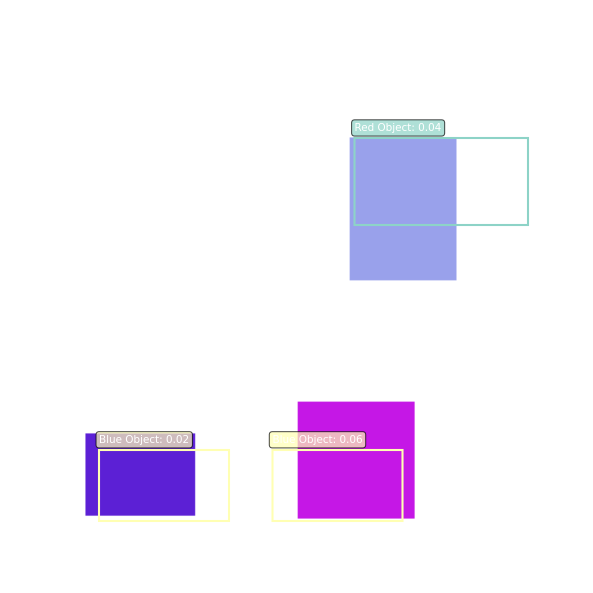
#> input picture session06/lecCode/RCNN/rcnn_detection.png, 1185 x 1185 px (shown at 1/2 size)
$ python 06C_fft_openCV.py --input ../../session06/lecCode/RCNN/rcnn_detection.png
#> lines starting #> are read from the running program, lines starting #| are printed output that depends on the picture
#!/usr/bin/env python3
# -*- coding: utf-8 -*-
"""
OpenCV DFT Demo (matches slide code):
- Part 1: DFT, centered magnitude (log) and phase visualizations
- Part 2: Ideal low-pass and notch-reject filtering in the frequency domain

Outputs (into ./figs):
  fft_mag.png, fft_phase.png, fft_lowpass.png, fft_notch.png
  (plus optional montage)

Usage:
  python opencv_dft_filters.py --input path/to/image.jpg --R 40 --notch "0,70,8" "0,-70,8" --montage
"""

import argparse, os
from pathlib import Path
import numpy as np
import cv2


def ensure_figs():
    outdir = Path("figs")
    outdir.mkdir(parents=True, exist_ok=True)
    return outdir


def read_gray(path: Path) -> np.ndarray:
    I0 = cv2.imread(str(path), cv2.IMREAD_GRAYSCALE)
    if I0 is None:
        raise FileNotFoundError(f"Could not read image: {path}")
    return I0


def optimal_pad_gray(I0: np.ndarray) -> np.ndarray:
    M = cv2.getOptimalDFTSize(I0.shape[0])
    N = cv2.getOptimalDFTSize(I0.shape[1])
    I = np.zeros((M, N), np.float32)
    I[: I0.shape[0], : I0.shape[1]] = I0
    return I


def forward_dft_centered(I: np.ndarray) -> np.ndarray:
    # I float32, single-channel -> complex 2-channel (real, imag)
    F = cv2.dft(I, flags=cv2.DFT_COMPLEX_OUTPUT)  # (M,N,2)
    Fshift = np.fft.fftshift(F, axes=(0, 1))  # center DC
    return Fshift


def mag_phase_visuals(Fshift: np.ndarray) -> tuple[np.ndarray, np.ndarray]:
    mag = cv2.magnitude(Fshift[..., 0], Fshift[..., 1])
    mag_log = np.log1p(mag)
    mag_vis = cv2.normalize(mag_log, None, 0, 255, cv2.NORM_MINMAX).astype(np.uint8)
    phase = np.arctan2(Fshift[..., 1], Fshift[..., 0])  # [-pi, pi]
    phase_vis = cv2.normalize(phase, None, 0, 255, cv2.NORM_MINMAX).astype(np.uint8)
    return mag_vis, phase_vis


def ideal_lowpass_mask(shape, R: int) -> np.ndarray:
    M, N = shape
    cy, cx = M // 2, N // 2
    yy, xx = np.ogrid[:M, :N]
    LP = ((yy - cy) ** 2 + (xx - cx) ** 2) <= (R * R)
    return LP.astype(np.float32)  # HxW (0/1)


def apply_mask_and_idft(
    Fshift: np.ndarray, mask_hw: np.ndarray, out_h: int, out_w: int
) -> np.ndarray:
    # Duplicate mask across (real, imag)
    M2 = np.dstack([mask_hw, mask_hw]).astype(np.float32)  # HxWx2
    Ff = Fshift * M2
    # Inverse: unshift -> idft -> real output
    out = cv2.idft(np.fft.ifftshift(Ff), flags=cv2.DFT_SCALE | cv2.DFT_REAL_OUTPUT)
    out = out[:out_h, :out_w]
    out_vis = cv2.normalize(out, None, 0, 255, cv2.NORM_MINMAX).astype(np.uint8)
    return out_vis


def notch_reject_mask(shape, notches: list[tuple[int, int, int]]) -> np.ndarray:
    M, N = shape
    cy, cx = M // 2, N // 2
    yy, xx = np.ogrid[:M, :N]
    NR = np.ones((M, N), np.float32)
    for dy, dx, rr in notches:
        NR[((yy - (cy + dy)) ** 2 + (xx - (cx + dx)) ** 2) <= rr * rr] = 0.0
    return NR


def parse_notches(items: list[str]) -> list[tuple[int, int, int]]:
    out = []
    for s in items:
        dy, dx, rr = map(int, s.split(","))
        out.append((dy, dx, rr))
    return out


def montage_three_rows(a, b, c):
    # ensure same size via resizing to width of the smallest
    def to3(x):
        return x if x.ndim == 3 else cv2.cvtColor(x, cv2.COLOR_GRAY2BGR)

    a, b, c = to3(a), to3(b), to3(c)
    w = min(a.shape[1], b.shape[1], c.shape[1])

    def rs(im):
        return cv2.resize(
            im, (w, int(im.shape[0] * w / im.shape[1])), interpolation=cv2.INTER_AREA
        )

    return cv2.vconcat([rs(a), rs(b), rs(c)])


def main():
    ap = argparse.ArgumentParser()
    ap.add_argument(
        "--input",
        type=str,
        required=True,
        help="Path to input image (grayscale will be used)",
    )
    ap.add_argument(
        "--R",
        type=int,
        default=40,
        help="Ideal low-pass radius (pixels in padded spectrum)",
    )
    ap.add_argument(
        "--notch",
        type=str,
        nargs="*",
        default=["0,70,8", "0,-70,8"],
        help='Notch triplets "dy,dx,rr" in pixels (centered coords)',
    )
    ap.add_argument(
        "--montage", action="store_true", help="Also save a quick montage grid"
    )
    args = ap.parse_args()

    figs = ensure_figs()
    # Part 1: DFT + mag/phase
    I0 = read_gray(Path(args.input))
#> in read_gray, `I0 = cv2.imread(str(path), cv2.IMREAD_GRAYSCALE)`:
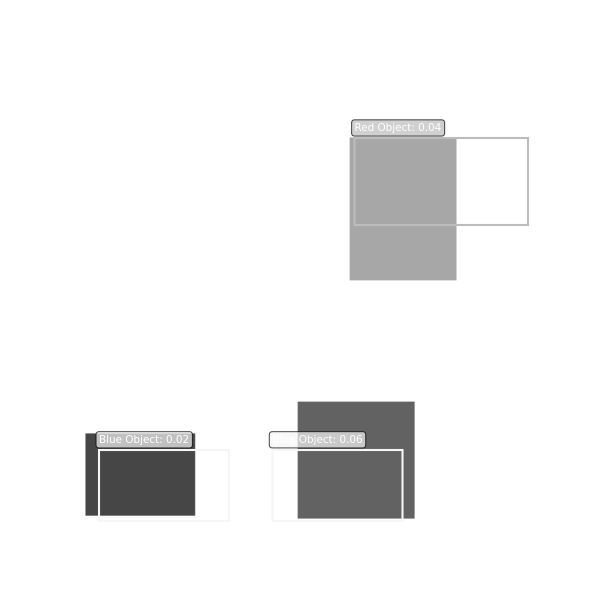
#> I0: shape (1185, 1185) (shown at 1/2 size); min 22, max 255, mean 240.9
    I = optimal_pad_gray(I0)
#> in optimal_pad_gray, `I[: I0.shape[0], : I0.shape[1]] = I0`:
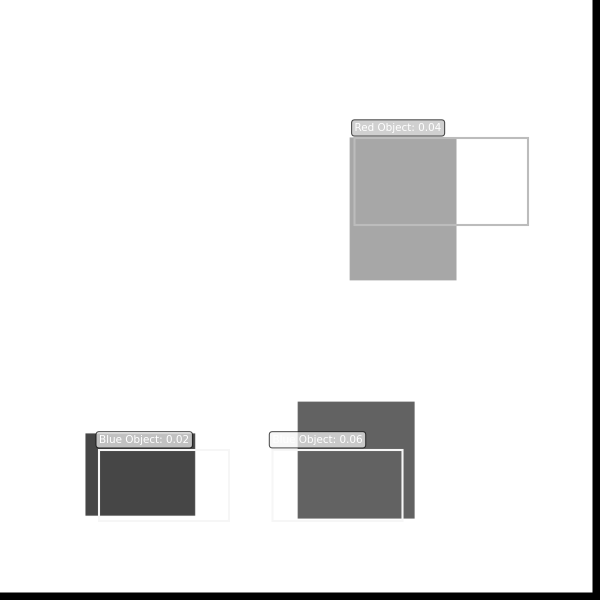
#> I: shape (1200, 1200) float32 (shown at 1/2 size); min 0, max 255, mean 234.9
    Fshift = forward_dft_centered(I)
    mag_vis, phase_vis = mag_phase_visuals(Fshift)
#> in mag_phase_visuals, `mag_log = np.log1p(mag)`:
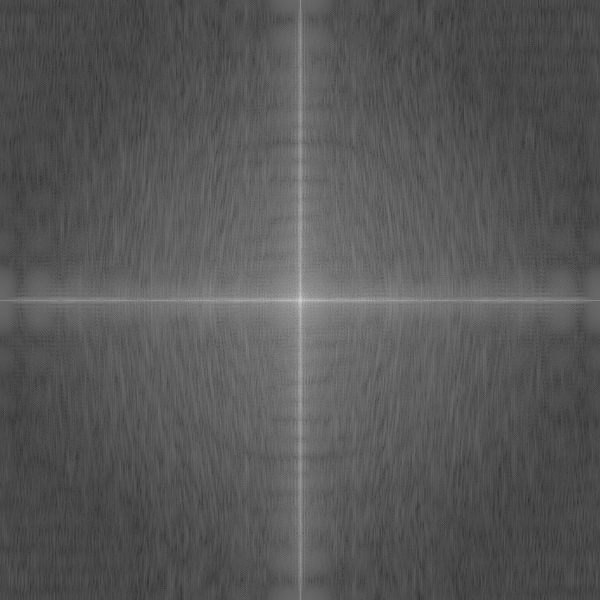
#> mag_log: shape (1200, 1200) float32 (shown at 1/2 size); min 0.389, max 19.64, mean 7.01; drawn with min black and max white
#> in mag_phase_visuals, `phase = np.arctan2(Fshift[..., 1], Fshift[..., 0])`:
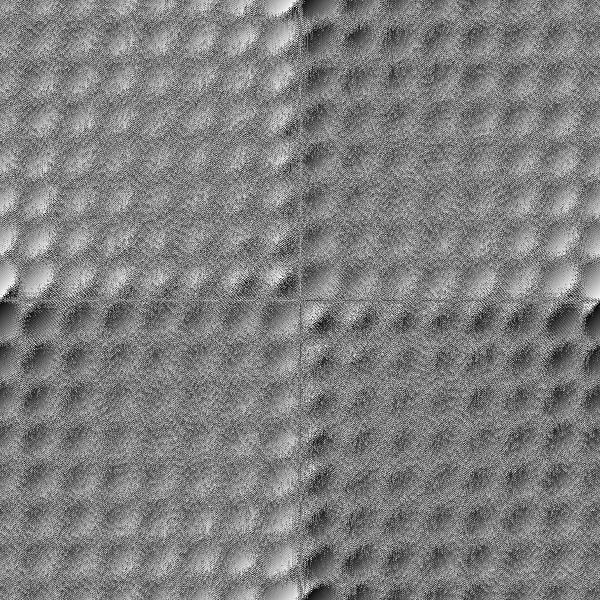
#> phase: shape (1200, 1200) float32 (shown at 1/2 size); min -3.14, max 3.14, mean 7.82e-09; drawn with min black and max white
    cv2.imwrite(str(figs / "fft_mag.png"), mag_vis)
    cv2.imwrite(str(figs / "fft_phase.png"), phase_vis)

    # Part 2: Ideal Low-Pass
    LP = ideal_lowpass_mask(I.shape, args.R)
    Ilp_vis = apply_mask_and_idft(Fshift, LP, I0.shape[0], I0.shape[1])
#> in apply_mask_and_idft, `out = cv2.idft(np.fft.ifftshift(Ff), flags=cv2.DFT_SCALE | cv2.DFT_REA..`:
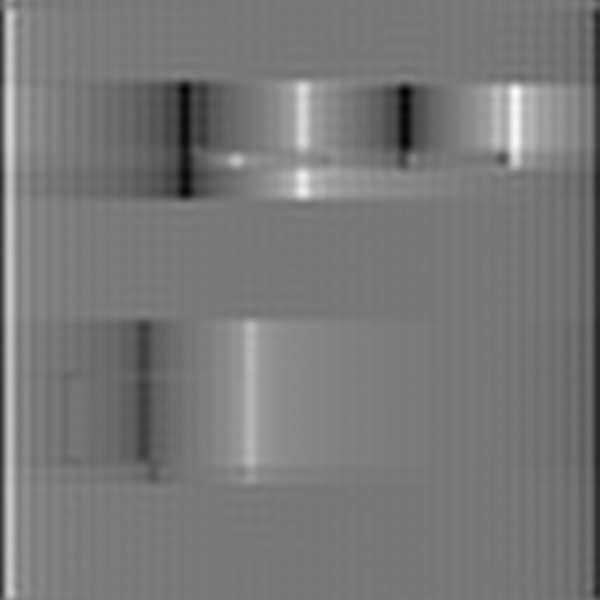
#> out: shape (1200, 1200) float32 (shown at 1/2 size); min -246.8, max 273.3, mean 0; drawn with min black and max white
#> in apply_mask_and_idft, `out = out[:out_h, :out_w]`:
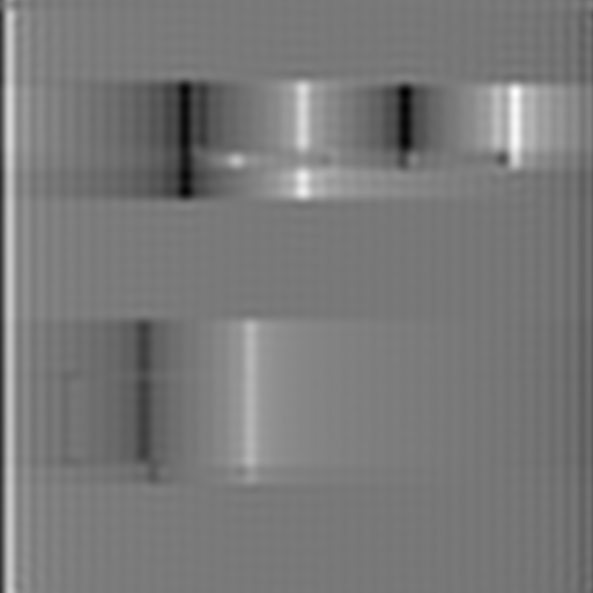
#> out: shape (1185, 1185) float32 (shown at 1/2 size); min -246.8, max 273.3, mean 1.5; drawn with min black and max white
    cv2.imwrite(str(figs / "fft_lowpass.png"), Ilp_vis)

    # Part 2: Notch Reject
    notches = parse_notches(args.notch)
    NR = notch_reject_mask(I.shape, notches)
    Inr_vis = apply_mask_and_idft(Fshift, NR, I0.shape[0], I0.shape[1])
#> call 2 of apply_mask_and_idft, with Fshift = array of shape (1200, 1200, 2), out_h = 1185, out_w = 1185
#> in apply_mask_and_idft (call 2), `out = cv2.idft(np.fft.ifftshift(Ff), flags=cv2.DFT_SCALE | cv2.DFT_REA..`:
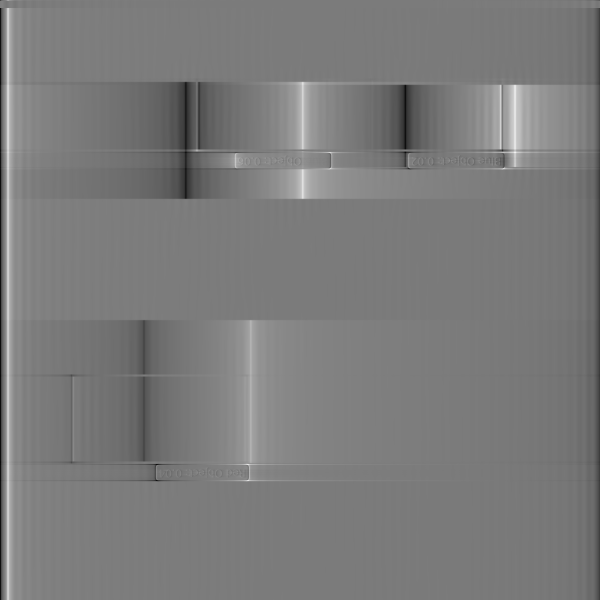
#> out: shape (1200, 1200) float32 (shown at 1/2 size); min -360.7, max 384.1, mean 0; drawn with min black and max white
    cv2.imwrite(str(figs / "fft_notch.png"), Inr_vis)

    # Optional montage (top: input + mag + phase, bottom: low-pass + notch + blank)
    if args.montage:
        top = cv2.hconcat([I0, mag_vis, phase_vis])
        blank = 255 * np.ones_like(I0)
        bottom = cv2.hconcat([Ilp_vis, Inr_vis, blank])
        grid = cv2.vconcat([top, bottom])
        cv2.imwrite(str(figs / "fft_montage.png"), grid)

    print(
        f"[done] Wrote: {figs/'fft_mag.png'}, {figs/'fft_phase.png'}, {figs/'fft_lowpass.png'}, {figs/'fft_notch.png'}"
        + (f", {figs/'fft_montage.png'}" if args.montage else "")
    )


if __name__ == "__main__":
    main()
